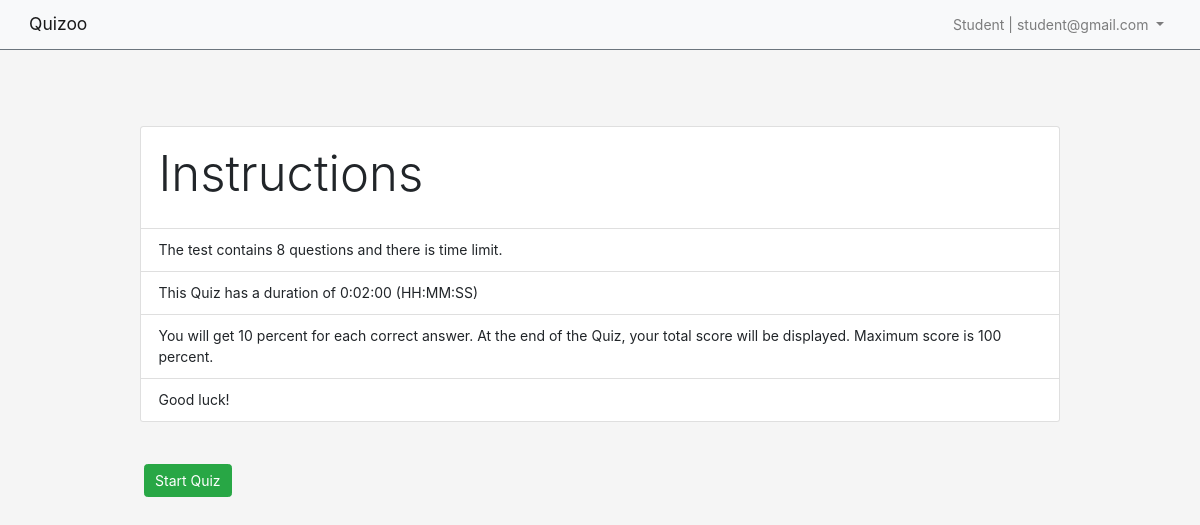
The page /exam/sample/instructions/ (signed in) on the database its author committed.
### users/models.py (models this page shows, shortened)
class User(AbstractUser):
    username = None
    teacher = models.BooleanField(default=False,
                                    help_text='check to register as a teacher. Only teachers can create,delete and update quizzes'
                                )
    email = models.EmailField(max_length=255, unique=True)
    USERNAME_FIELD = 'email'
    REQUIRED_FIELDS = []
    objects = CustomUserManager()

### dashboard/models.py (models this page shows, shortened)
class Quiz(models.Model):
    quiz_title = models.CharField(max_length=100)
    quiz_text = models.TextField()
    duration = models.DurationField(default=timedelta(minutes=5), help_text='HH:MM:SS')

### exam/views.py (the view)
# urls.py: path('<str:sample>/instructions/', views.ExamInstructionsView.as_view(),
class ExamInstructionsView(View):
    def get(self, request, *args, **kwargs):
        clearSessionWithoutLoggingOut(request)
        request.session['start-quiz'] = True
        if kwargs.get('sample'):
            exam = get_object_or_404(Quiz, quiz_title='sample')
        else:
            exam = get_object_or_404(Quiz, pk=kwargs['pk'])
        return render(request, 'exam/exam_instructions.html', {'exam': exam})

### exam/views.py (called while the page is built)
def clearSessionWithoutLoggingOut(request):
    for key in list(request.session.keys()):
        if not key.startswith('_'):
            del request.session[key]
    return

### templates/exam/exam_instructions.html (shortened to what this page needs)
{% extends 'base.html' %}
{% load static %}
{% block content %}
<div class="row mt-5 justify-content-center">
    <div class="col-sm-10">
        <div class="card">
            <div class="card-body">
                <h4 class="display-4">Instructions</h4>
            </div>
            <ul class="list-group list-group-flush">
                <li class="list-group-item">
                    The test contains {{ exam.questions.count }} question{{ exam.questions.count|pluralize }} and there is
                    time
                    limit.
                </li>
                <li class="list-group-item">
                    This Quiz has a duration of {{ exam.duration }} (HH:MM:SS)
                </li>
                <li class="list-group-item">
                    You will get 10 percent for each correct answer. At the end of the Quiz, your total score will be
                    displayed. Maximum score is 100 percent.</li>
                <li class="list-group-item">
                    Good luck!
                </li>
            </ul>
        </div>
    </div>
</div>
<div class="row mt-5 justify-content-center">
    <div class="col-10">
        <a class="btn mx-1 btn-success mb-1 flex-fill" id="start" href="{% url 'exam:exam_questions_list' exam.pk %}">Start Quiz</a>
    </div>
</div>
{% endblock content %}

### templates/base.html (shortened to what this page needs)
{% load static %}
<!doctype html>
<html lang="en">
<head>
    <link rel="stylesheet" href="https://stackpath.bootstrapcdn.com/bootstrap/4.3.1/css/bootstrap.min.css"
>
    <link rel="stylesheet" href="{% static 'main.css' %}">
</head>
<body>
    {% block navbar %}
    <nav class="navbar navbar-expand-sm navbar-light bg-light border-bottom border-secondary fixed-top">
        <div class="container-fluid">
            <a class="navbar-brand" href="/">Quizoo</a>
            <div class="collapse navbar-collapse" id="collapsibleNavId">
                <ul class="navbar-nav ml-auto mt-2 mt-lg-0">
                    <li class="nav-item dropdown">
                        {% if user.is_authenticated %}
                        <a class="nav-link dropdown-toggle" href="" id="dropdownId" data-toggle="dropdown"
                            aria-haspopup="true" aria-expanded="false">
                            <span>
                                {% if user.teacher %}
                                Teacher
                                {% else %}
                                Student
                                {% endif %}
                                |
                            </span>
                            {{user.email}}
                        </a>
                        {% endif %}
                    </li>
                </ul>
            </div>
        </div>
    </nav>
    {% endblock navbar %}
    <div class="container my-5 pt-5">
        {% block content %}
        {% endblock content %}
    </div>
</body>
</html>

### static/main.css (style rules this page uses)
html, body { height: 100%; background-color: #f5f5f5; font-size: 14px; }

### rows shown on the page
User: email "student@gmail.com"
Quiz: questions.count "8", duration "0:02:00"
